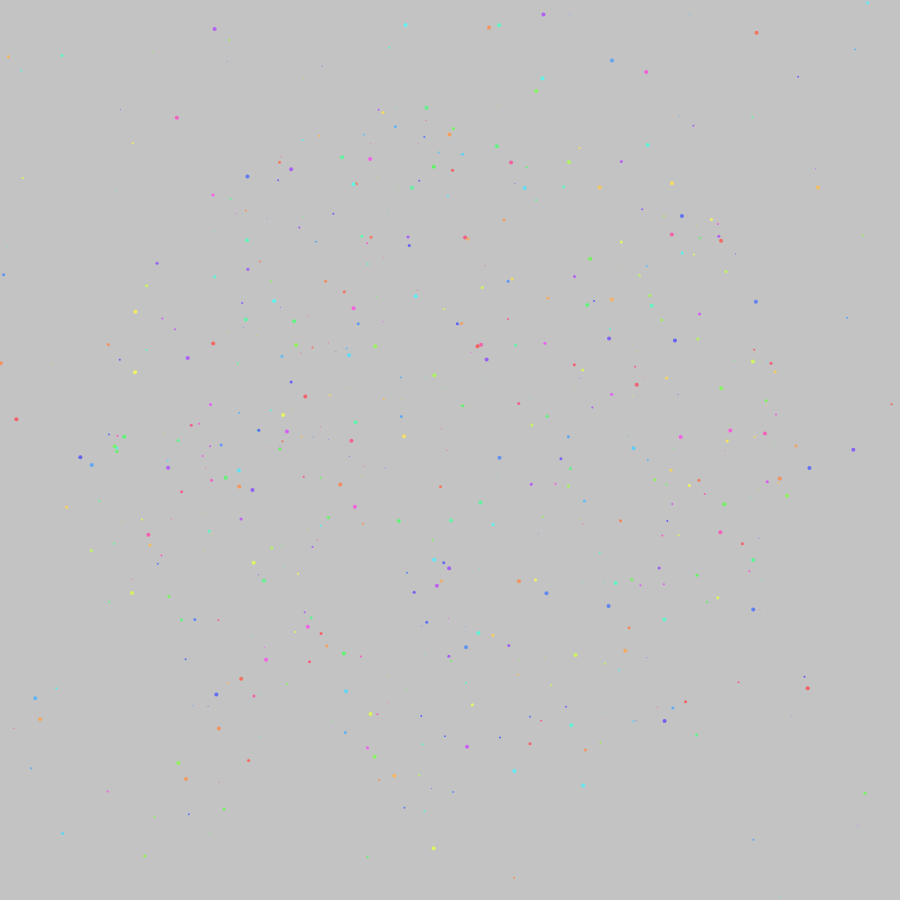
Frame 1 (no input)
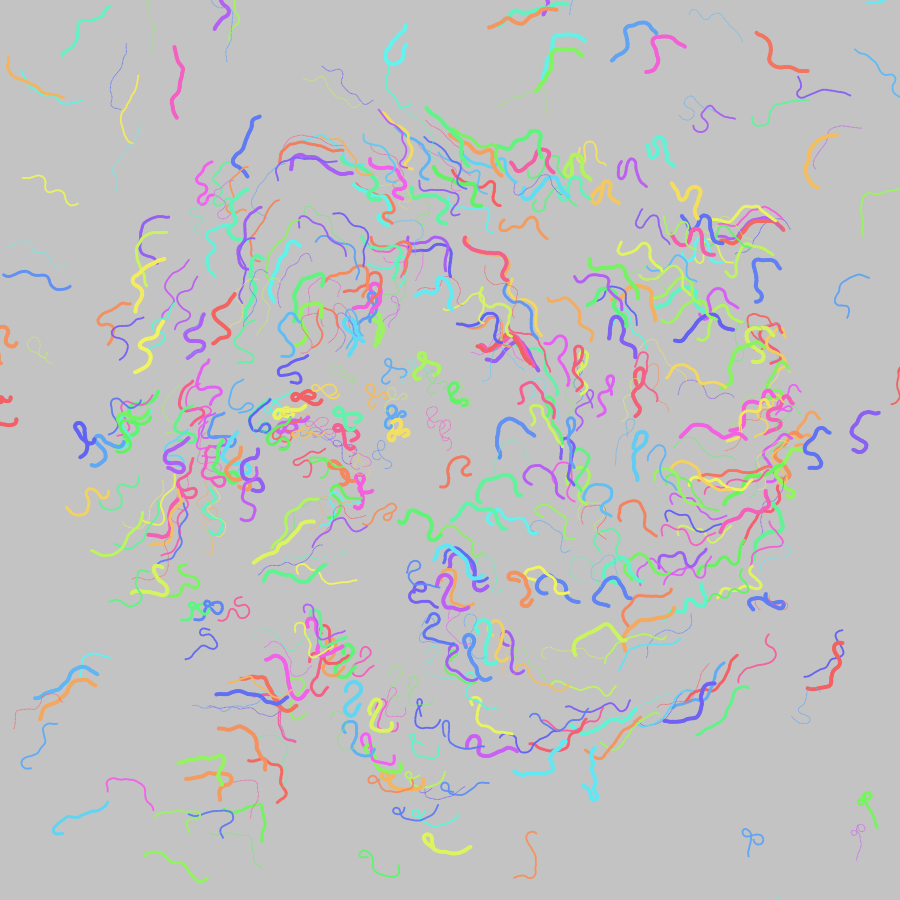
Frame 60 (no input)
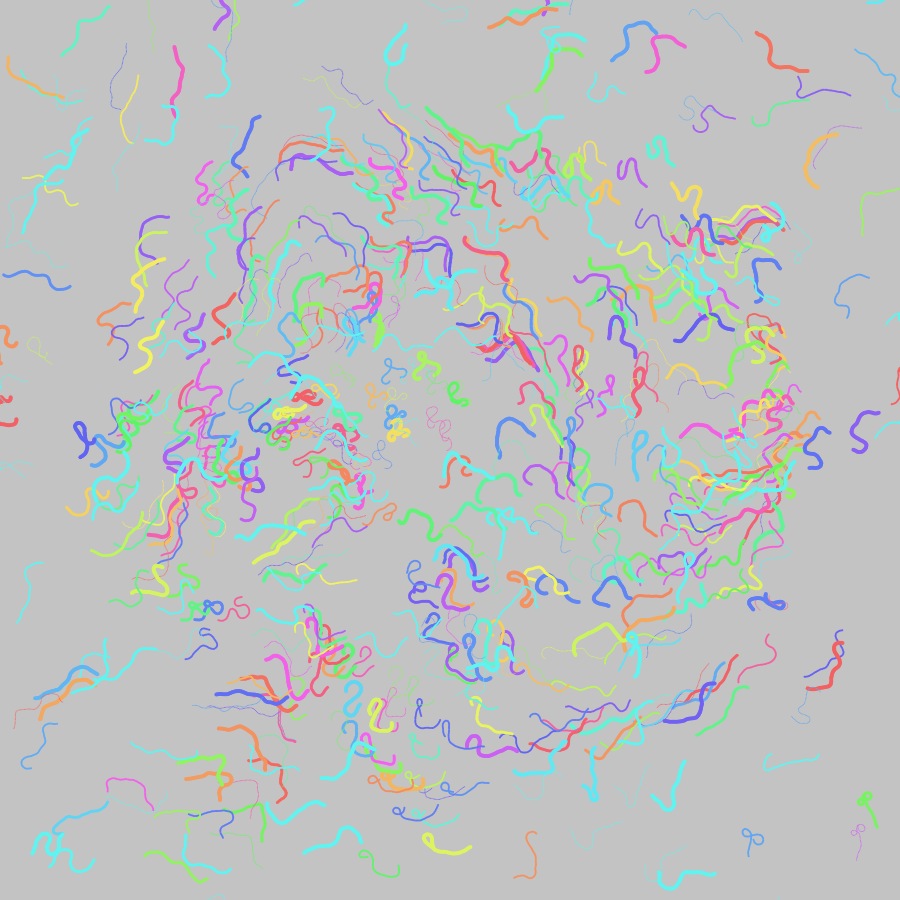
Frame 120 (the mouse pressed at the canvas centre since frame 60)

The p5.js sketch that drew these frames (run headless with seeded random() and noise() and a simulated clock; from frame 60 on, the mouse is pressed at the canvas centre):

// p5.js sketch
// ── sketch.js
// https://editor.p5js.org/leey611/sketches/T5zVm6jEl
// ims02-yu

let my = {};

let palette = "c2f970-44344f-564d80-98a6d4-d3fcd5"
  .split("-")
  .map((a) => "#" + a);
let inc = 0.05;
let scl = 10;
let cols, rows;
let zoff = 0;
let particles = [];
let flowfield;
const golden_ratio_conjugate = 0.618033988749895;
let h = Math.random();

function setup() {
  my.width = 900;
  my.height = 900;
  my.xpos = 0;
  my.ypos = 0;
  my.xspeed = 1;
  my.yspeed = 1;
  // my.xlen = 0;
  // my.ylen = 0;
  my.debug = 1;
  // my.fullScreenBtn = 0;
  my.startTime = 0;
  my.changeTime = 1.0;

  if (!my.debug) {
    my.width = windowWidth;
    my.height = windowHeight;
  }
  createCanvas(my.width, my.height);
  //noStroke();
  makeNewFlowField()

  my.fullScreenBtn = createButton("Full Screen");
  my.fullScreenBtn.mousePressed(full_screen_action);
  my.fullScreenBtn.style("font-size:42px");

  my.startTime = millis() / 1000.0;

  new_pos();

  // init_dim();
}

function draw() {
  let yoff = 0;
  // describe("Initialize y offset for noise, making the particles move by time.");
  for (let y = 0; y < rows; y++) {
    let xoff = 0;
    for (let x = 0; x < cols; x++) {
      let index = x + y * cols;
      let r = noise(xoff, yoff) * 255;
      let angle = noise(xoff, yoff, zoff) * TWO_PI * 2;
      let cir = TWO_PI;
      let mapAng = map(angle, 0, cir * 2, -cir, cir);
      let v = p5.Vector.fromAngle(mapAng);
      v.setMag(1);
      flowfield[index] = v;
      xoff += inc;
      // push()
      // translate(x*scl, y*scl)
      // rotate(v.heading())
      // line(0,0,scl,0)
      // pop()
      //fill(r)
      //rect(x*scl, y*scl, scl, scl)
    }
    yoff += inc;
    zoff += 0.0005;
  }
  // describe(
  //   "Loop through rows and columns and store vector in flowfield array, meaning that accessibility help knowledge spread freely."
  // );

  for (let i = 0; i < particles.length; i++) {
    particles[i].follow(flowfield);
    particles[i].update();
    //particles[i].edges()
    particles[i].show(i);
  }
  // describe("Update and display particles");
}

function new_pos() {
  my.xpos = random(0, width);
  my.ypos = random(0, height);
}

function check_time() {
  let now = millis() / 1000;
  if (now - my.startTime > my.changeTime) {
    my.startTime = now;
    new_pos();
  }
}

// function init_dim() {
//   xlen = width / 3;
//   ylen = height;
// }

// From
// https://editor.p5js.org/jht1493/sketches/5LgILr8RF

function full_screen_action() {
  my.fullScreenBtn.remove();
  fullscreen(1);
  let delay = 3000;
  h = Math.random()
  setTimeout(ui_present_window, delay);
}

function ui_present_window() {
  resizeCanvas(windowWidth, windowHeight);
  background("#c3c3c3");
  h = Math.random()
  //setInterval(makeNewFlowField,5000)
  makeNewFlowField()
  setInterval(makeNewFlowField,15000)
}

function makeNewFlowField(newH) {
  background("#c3c3c3");
  strokeCap(SQUARE);
  cols = floor(width / scl);
  rows = floor(height / scl);
  
  flowfield = new Array(cols * rows);
  h = Math.random()
  // describe("Initialize flowfield array");
  particles = []
  for (let i = 0; i < 2000; i++) {
    if (random() > 0.8) {
      h += golden_ratio_conjugate;
      h %= 1;
      particles.push(new Particle(getNewVec()));
    } else if (random() < 0.1) {
      particles.push(new Particle());
    }
  }
}

const dia = 350;
function getNewVec() {
  // describe(
  //   "Function to get a new random vector within a circular area, symbolizing that time and knowledge will grow forever."
  // );
  let vec = createVector(random(width), random(height));
  if (dist(width / 2, height / 2, vec.x, vec.y) < dia) {
    return vec;
  }
  return getNewVec();
}

function Particle(pos) {
  this.pos = pos || createVector(random(width), random(height));
  this.vel = createVector(0, 0); //p5.Vector.random2D()//
  this.acc = createVector(0, 0);
  this.sw = random([1, 2, 3, 4])//random() > 0.1 ? random(0.5, 3) : random(80);
  this.clr = color(...hsvToRgb(h, 0.6, 0.95));
  this.maxspeed = 1.3;

  // describe(
  //   "Particle object constructor: Set stroke weight and color. Different attributes of the particles manifest diversity."
  // );

  this.update = function () {
    this.vel.add(this.acc);
    this.vel.limit(this.maxspeed);
    this.pos.add(this.vel);
    this.acc.mult(0);

    if (this.sw > 5) {
      this.sw *= 0.99;
    }
  };

  this.follow = function (vectors) {
    let x = floor(this.pos.x / scl);
    let y = floor(this.pos.y / scl);
    let index = x + y * cols;
    let force = vectors[index];
    this.applyForce(force);
  };

  this.applyForce = function (force) {
    this.acc.add(force);
  };

  this.show = function (index) {
    push();
    translate(this.pos.x, this.pos.y);
    //rotate(this.vel.heading())
    stroke(this.clr);
    strokeWeight(this.sw)
    //strokeWeight(this.sw)
    point(0, 0);
    //rect(0,0,10,10)

    pop();
    //stroke(this.clr)
    //stroke(palette[index%palette.length])

    // fill(this.clr)
    // rect(this.pos.x, this.pos.y, 10, 10)
  };

  this.edges = function () {
    // if (this.pos.x > width) this.pos.x = 0
    // if (this.pos.x < 0) this.pos.x = width
    // if (this.pos.y > height) this.pos.y = 0
    // if (this.pos.y < 0) this.pos.y = height
    if (dist(width / 2, height / 2, this.pos.x, this.pos.y) > dia) {
      this.pos = getNewVec();
    }
  };
}

function hsvToRgb(h, s, v) {
  // describe("Function to convert HSV color to RGB color");
  let h_i = Math.floor(h * 6);
  let f = h * 6 - h_i;
  let p = v * (1 - s);
  let q = v * (1 - f * s);
  let t = v * (1 - (1 - f) * s);

  let r, g, b;

  if (h_i === 0) {
    r = v;
    g = t;
    b = p;
  }
  if (h_i === 1) {
    r = q;
    g = v;
    b = p;
  }
  if (h_i === 2) {
    r = p;
    g = v;
    b = t;
  }
  if (h_i === 3) {
    r = p;
    g = q;
    b = v;
  }
  if (h_i === 4) {
    r = t;
    g = p;
    b = v;
  }
  if (h_i === 5) {
    r = v;
    g = p;
    b = q;
  }

  return [Math.floor(r * 256), Math.floor(g * 256), Math.floor(b * 256)];
}

function mousePressed() {
  particles = [];
  for (let i = 0; i < 100; i++) {
    if (random() > 0.1) {
      particles.push(new Particle());
    }
  }
  // describe("Function to regenerate particles on mouse click");
}

// https://editor.p5js.org/jht9629-nyu/sketches/8Iazn1D_P
// ims black-n white-1

// https://editor.p5js.org/jht9629-nyu/sketches/3VKJ-q8ar
// ims03-jht scrolling color bars

// forked and modified from https://editor.p5js.org/jht9629-nyu/sketches/Mpgun-Kti
// https://openprocessing.org/sketch/2135015
// ims black-n white-1 bounce
